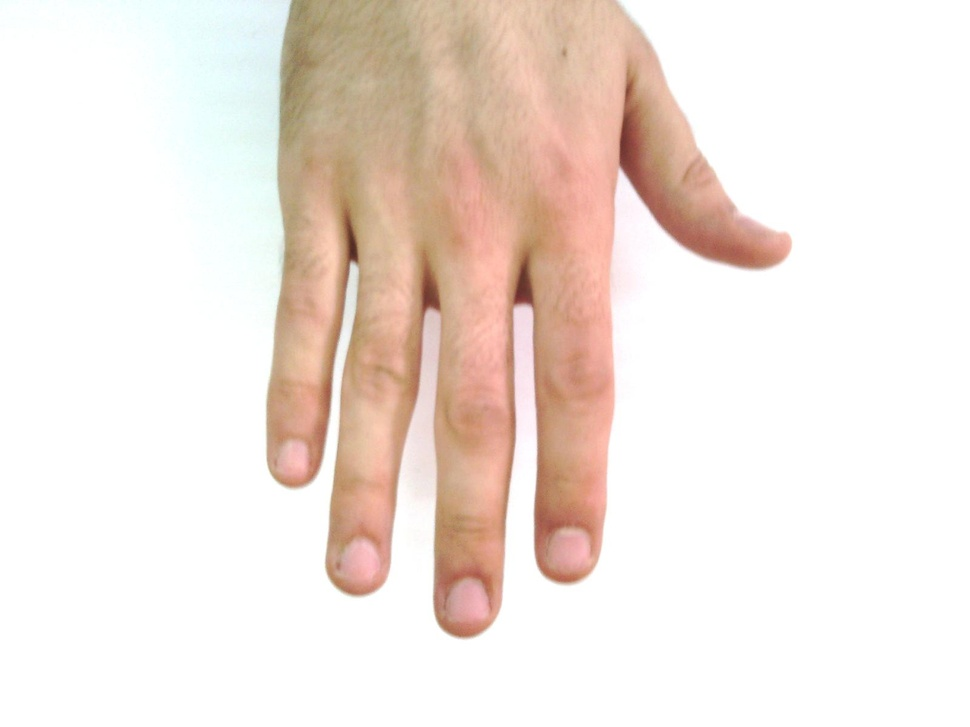
#> input picture python/09_machine/pichand.jpg, 970 x 727 px, shrunk from 1600 x 1200 before the run
$ python main.py ../../09_machine/pichand.jpg
#> lines starting #> are read from the running program, lines starting #| are printed output that depends on the picture; after the words box and inside, x2 and y2 are one past the last pixel; in counts of white or black regions, pixels touching at a corner belong together
import cv2
import numpy as np
import sys

if __name__=="__main__":
	I = cv2.imread(sys.argv[1],cv2.IMREAD_GRAYSCALE)
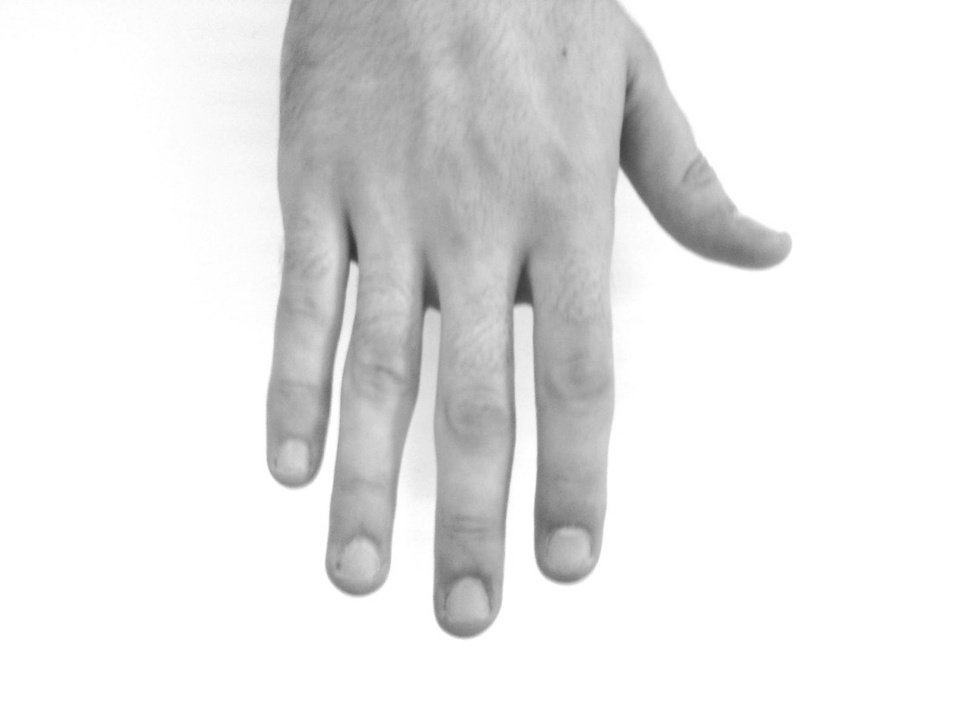
#> I: shape (727, 970); min 51, max 255, mean 232.2
	fI=I/float(255)

	gamma = 0.5

	O=np.power(fI,gamma)
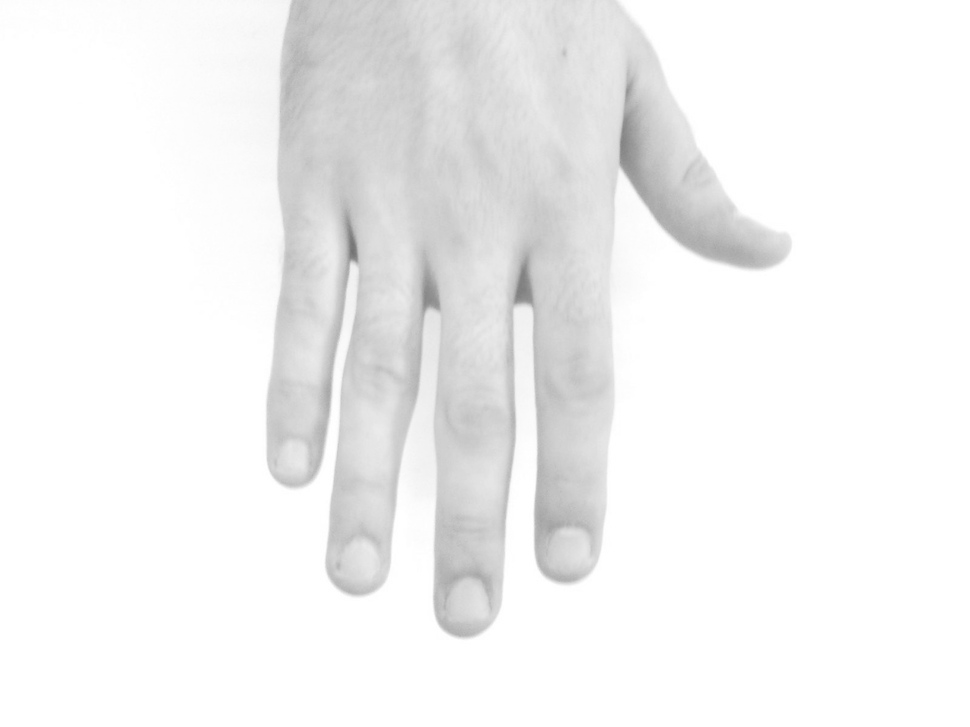
#> O: shape (727, 970) float64; min 0.447, max 1, mean 0.951


	cv2.imshow("I",I)
	cv2.imshow("O",O.astype('uint8')*255)
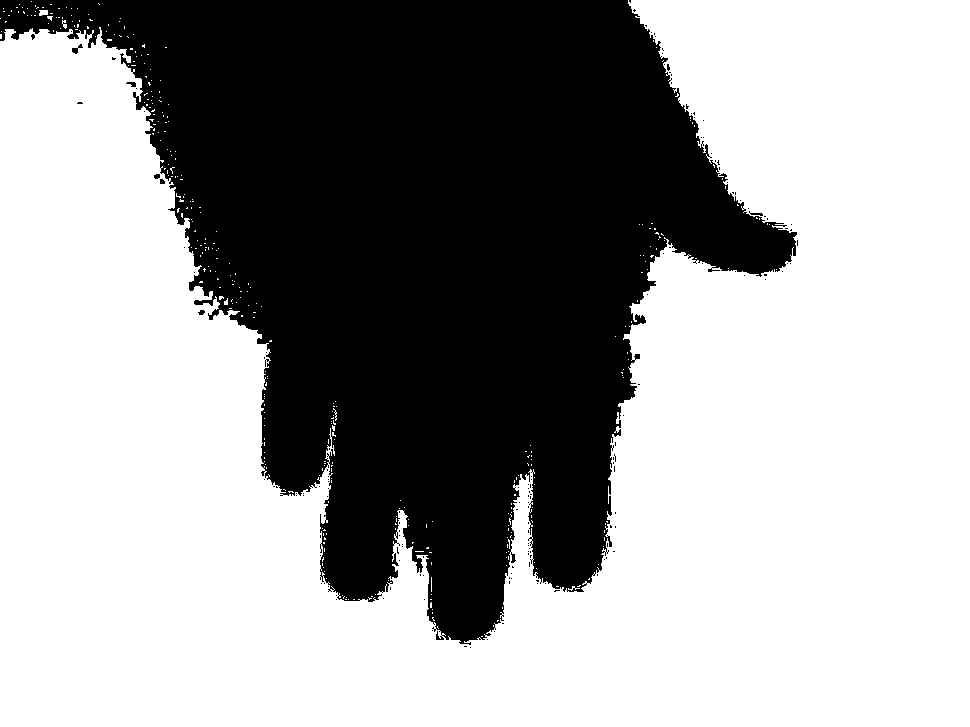
#> window 'O': shape (727, 970); 62.7% white; 153 black regions (146 under 20 px), largest, box (x1, y1, x2, y2) and area: (0, 0, 797, 645) 262415, (72, 44, 83, 54) 45, (126, 82, 136, 87) 32
	cv2.waitKey(0)
	cv2.destroyAllWindows()
